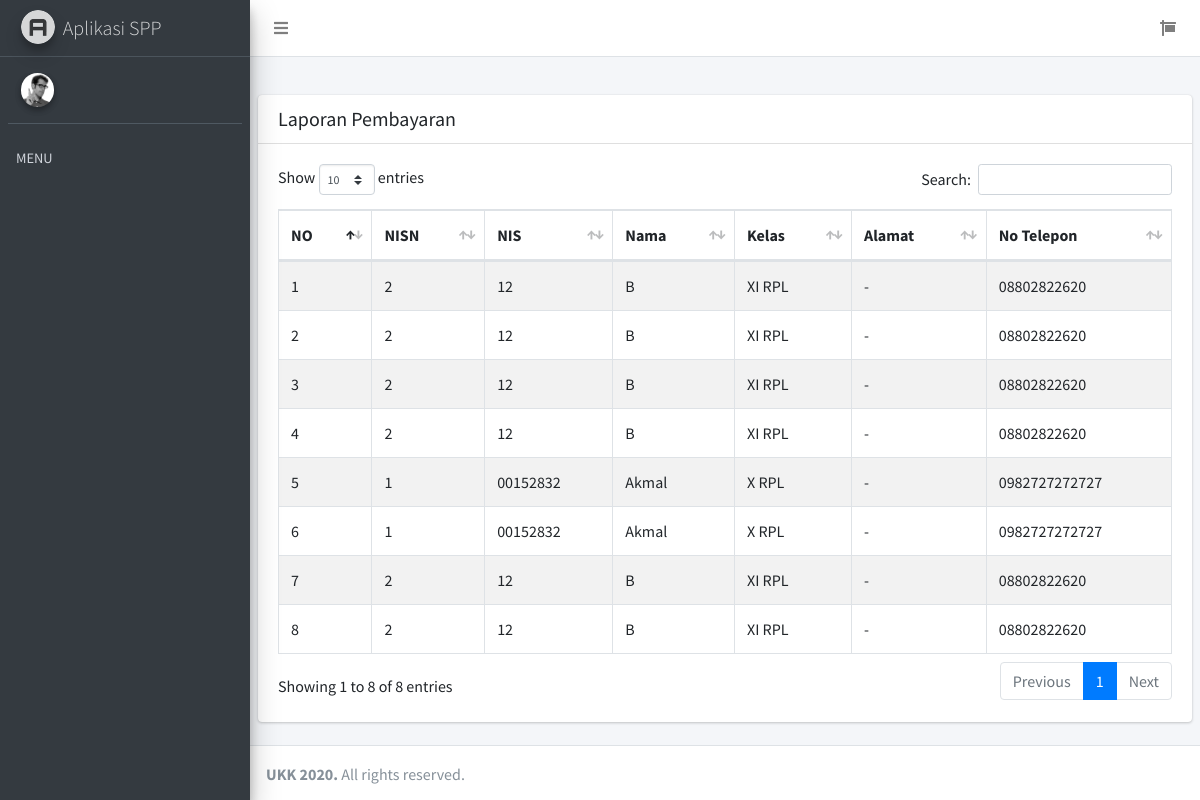
/index.php/laporan, run on the app's committed database.
### tables this page shows
CREATE TABLE `pembayaran` (
  `id_pembayaran` int(10) UNSIGNED NOT NULL,
  `id_petugas` int(11) NOT NULL,
  `nisn` varchar(10) NOT NULL,
  `tgl_bayar` date NOT NULL,
  `bulan_dibayar` varchar(8) NOT NULL,
  `tahun_dibayar` varchar(4) NOT NULL,
  `jumlah_bayar` int(11) NOT NULL
);

CREATE TABLE `siswa` (
  `nisn` varchar(10) NOT NULL,
  `nis` varchar(8) NOT NULL,
  `nama` varchar(35) NOT NULL,
  `username` varchar(35) NOT NULL,
  `password` varchar(40) NOT NULL,
  `id_kelas` int(11) NOT NULL,
  `id_petugas` int(11) NOT NULL,
  `alamat` text NOT NULL,
  `no_telp` varchar(13) NOT NULL,
  `id_spp` int(11) NOT NULL
);

CREATE TABLE `kelas` (
  `id_kelas` int(11) NOT NULL,
  `nama_kelas` varchar(10) NOT NULL,
  `kompetensi_keahlian` varchar(50) NOT NULL
);

### application/controllers/Laporan.php (called while the page is built, shortened)
<?php
class Laporan extends CI_Controller {
	public function index()
	{
		$data['title'] = 'Laporan';
		$data['pembayaran'] = $this->M_pembayaran->get_data()->result();
		$this->load->view('layouts/header', $data);
		$this->load->view('layouts/sidebar');
		$this->load->view('admin/laporan/data_laporan',$data);
		$this->load->view('layouts/footer');
	}
}

### index.php (called while the page is built, shortened)
<?php
require_once BASEPATH.'core/CodeIgniter.php';

### application/models/M_pembayaran.php (called while the page is built, shortened)
<?php
class M_pembayaran extends CI_Model {
	public function get_data()
	{
		$this->db->join('siswa', 'siswa.nisn = pembayaran.nisn');
		$this->db->join('kelas', 'kelas.id_kelas = siswa.id_kelas');
		$this->db->join('petugas', 'petugas.id_petugas = pembayaran.id_petugas');
		$this->db->order_by('pembayaran.id_pembayaran', 'desc');
		return $this->db->get('pembayaran');
	}
}

### application/views/admin/laporan/data_laporan.php (the view, shortened to what this page needs)
<div class="content-wrapper">
  <section class="content-header">
  </section>
  <section class="content">
    <div class="row">
      <div class="col-12">
        <div class="card">
          <div class="card-header">
            <h3 class="card-title">Laporan Pembayaran</h3>
          </div>
          <div class="card-body">
          	<div class="table-responsive">
            <table id="example1" class="table table-bordered table-striped">
              <thead>
              <tr>
                <th>NO</th>
                <th>NISN</th>
                <th>NIS</th>
                <th>Nama</th>
                <th>Kelas</th>
                <th>Alamat</th>
                <th>No Telepon</th>
              </tr>
              </thead>
              <tbody>
              <?php $no=1; foreach ($pembayaran as $siswa) { ?>
              <tr>
                <td><?php echo $no++ ?></td>
                <td><?php echo $siswa->nisn ?></td>
                <td><?php echo $siswa->nis ?></td>
                <td><?php echo $siswa->nama ?></td>
                <td><?php echo $siswa->nama_kelas ?></td>
                <td><?php echo $siswa->alamat ?></td>
                <td><?php echo $siswa->no_telp ?></td>
              </tr>
              <?php } ?>
              </tbody>
            </table>
          	</div>
          </div>
        </div>
      </div>
    </div>
  </section>
</div>

### application/views/layouts/header.php (shortened to what this page needs)
<!DOCTYPE html>
<html>
<head>
  <link rel="stylesheet" href="<?= base_url('asset/template/') ?>plugins/sweetalert2/sweetalert2.min.css">
	<link rel="stylesheet" href="<?= base_url('asset/template/') ?>plugins/fontawesome-free/css/all.min.css">
	<link rel="stylesheet" href="https://code.ionicframework.com/ionicons/2.0.1/css/ionicons.min.css">
	<link rel="stylesheet" href="<?= base_url('asset/template/') ?>plugins/tempusdominus-bootstrap-4/css/tempusdominus-bootstrap-4.min.css">
	<link rel="stylesheet" href="<?= base_url('asset/template/') ?>plugins/icheck-bootstrap/icheck-bootstrap.min.css">
	<link rel="stylesheet" href="<?= base_url('asset/template/') ?>plugins/jqvmap/jqvmap.min.css">
	<link rel="stylesheet" href="<?= base_url('asset/template/') ?>dist/css/adminlte.min.css">
	<link rel="stylesheet" href="<?= base_url('asset/template/') ?>plugins/overlayScrollbars/css/OverlayScrollbars.min.css">
	<link rel="stylesheet" href="<?= base_url('asset/template/') ?>plugins/daterangepicker/daterangepicker.css">
	<link rel="stylesheet" href="<?= base_url('asset/template/') ?>plugins/summernote/summernote-bs4.css">
  <link rel="stylesheet" href="<?= base_url('asset/template/') ?>plugins/datatables/dataTables.bootstrap4.css">
</head>
<body class="hold-transition sidebar-mini layout-fixed">
<div class="wrapper">
  <nav class="main-header navbar navbar-expand navbar-white navbar-light">
    <ul class="navbar-nav">
      <li class="nav-item">
        <a class="nav-link" data-widget="pushmenu" href="#"><i class="fas fa-bars"></i></a>
      </li>
    </ul>
    <ul class="navbar-nav ml-auto">
      <li class="nav-item">
        <a class="nav-link" onclick="return confirm('Logout');" href="<?php echo base_url('welcome/loggof') ?>">
          <i class="fas fa-sign"></i>
        </a>
      </li>
    </ul>
  </nav>

### application/views/layouts/sidebar.php (shortened to what this page needs)
<aside class="main-sidebar sidebar-dark-primary elevation-4">
	<a href="" class="brand-link">
		<img src="<?= base_url('asset/template/') ?>dist/img/AdminLTELogo.png" alt="AdminLTE Logo" class="brand-image img-circle elevation-3"
				 style="opacity: .8">
		<span class="brand-text font-weight-light">Aplikasi SPP</span>
	</a>
	<div class="sidebar">
		<div class="user-panel mt-3 pb-3 mb-3 d-flex">
			<div class="image">
				<img src="<?= base_url('asset/template/') ?>dist/img/user2-160x160.jpg" class="img-circle elevation-2" alt="User Image">
			</div>
			<div class="info">
			</div>
		</div>
		<nav class="mt-2">
			<ul class="nav nav-pills nav-sidebar flex-column" data-widget="treeview" role="menu" data-accordion="false">
				<li class="nav-header">MENU</li>
			</ul>
		</nav>
	</div>
</aside>

### application/views/layouts/footer.php (shortened to what this page needs)
	<footer class="main-footer">
		<strong>UKK 2020.</strong>
		All rights reserved.
	</footer>
</div>
</body>
</html>

### data on the page
pembayaran: siswa.nisn "2", siswa.nis "12", siswa.nama "B", kelas.nama_kelas "XI RPL", siswa.alamat "-", siswa.no_telp "08802822620"
pembayaran: siswa.nisn "2", siswa.nis "12", siswa.nama "B", kelas.nama_kelas "XI RPL", siswa.alamat "-", siswa.no_telp "08802822620"
pembayaran: siswa.nisn "2", siswa.nis "12", siswa.nama "B", kelas.nama_kelas "XI RPL", siswa.alamat "-", siswa.no_telp "08802822620"
pembayaran: siswa.nisn "2", siswa.nis "12", siswa.nama "B", kelas.nama_kelas "XI RPL", siswa.alamat "-", siswa.no_telp "08802822620"
pembayaran: siswa.nisn "1", siswa.nis "00152832", siswa.nama "Akmal", kelas.nama_kelas "X RPL", siswa.alamat "-", siswa.no_telp "0982727272727"
pembayaran: siswa.nisn "1", siswa.nis "00152832", siswa.nama "Akmal", kelas.nama_kelas "X RPL", siswa.alamat "-", siswa.no_telp "0982727272727"
pembayaran: siswa.nisn "2", siswa.nis "12", siswa.nama "B", kelas.nama_kelas "XI RPL", siswa.alamat "-", siswa.no_telp "08802822620"
pembayaran: siswa.nisn "2", siswa.nis "12", siswa.nama "B", kelas.nama_kelas "XI RPL", siswa.alamat "-", siswa.no_telp "08802822620"
